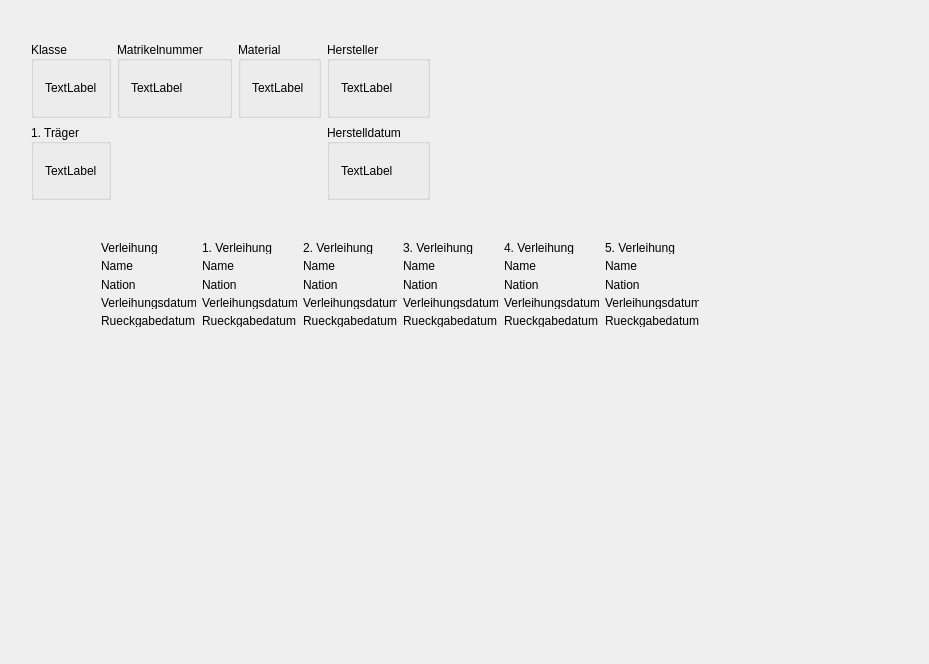
<?xml version="1.0" encoding="UTF-8"?>
<ui version="4.0">
 <class>InsignieDialogClass</class>
 <widget class="QDialog" name="InsignieDialogClass">
  <property name="geometry">
   <rect>
    <x>0</x>
    <y>0</y>
    <width>929</width>
    <height>664</height>
   </rect>
  </property>
  <property name="windowTitle">
   <string>InsignieDialog</string>
  </property>
  <widget class="QWidget" name="">
   <property name="geometry">
    <rect>
     <x>20</x>
     <y>30</y>
     <width>421</width>
     <height>181</height>
    </rect>
   </property>
   <layout class="QGridLayout" name="gridLayout_7">
    <item row="0" column="0">
     <widget class="QGroupBox" name="groupBox">
      <property name="title">
       <string>Klasse</string>
      </property>
      <property name="alignment">
       <set>Qt::AlignmentFlag::AlignLeading|Qt::AlignmentFlag::AlignLeft|Qt::AlignmentFlag::AlignVCenter</set>
      </property>
      <layout class="QGridLayout" name="gridLayout">
       <item row="0" column="0">
        <widget class="QLabel" name="label">
         <property name="text">
          <string>TextLabel</string>
         </property>
        </widget>
       </item>
      </layout>
     </widget>
    </item>
    <item row="0" column="1">
     <widget class="QGroupBox" name="groupBox_2">
      <property name="title">
       <string>Matrikelnummer</string>
      </property>
      <property name="alignment">
       <set>Qt::AlignmentFlag::AlignLeading|Qt::AlignmentFlag::AlignLeft|Qt::AlignmentFlag::AlignVCenter</set>
      </property>
      <layout class="QGridLayout" name="gridLayout_2">
       <item row="0" column="0">
        <widget class="QLabel" name="label_2">
         <property name="text">
          <string>TextLabel</string>
         </property>
        </widget>
       </item>
      </layout>
     </widget>
    </item>
    <item row="0" column="2">
     <widget class="QGroupBox" name="groupBox_3">
      <property name="title">
       <string>Material</string>
      </property>
      <property name="alignment">
       <set>Qt::AlignmentFlag::AlignLeading|Qt::AlignmentFlag::AlignLeft|Qt::AlignmentFlag::AlignVCenter</set>
      </property>
      <layout class="QGridLayout" name="gridLayout_3">
       <item row="0" column="0">
        <widget class="QLabel" name="label_3">
         <property name="text">
          <string>TextLabel</string>
         </property>
        </widget>
       </item>
      </layout>
     </widget>
    </item>
    <item row="0" column="3">
     <widget class="QGroupBox" name="groupBox_4">
      <property name="title">
       <string>Hersteller</string>
      </property>
      <property name="alignment">
       <set>Qt::AlignmentFlag::AlignLeading|Qt::AlignmentFlag::AlignLeft|Qt::AlignmentFlag::AlignVCenter</set>
      </property>
      <layout class="QGridLayout" name="gridLayout_4">
       <item row="0" column="0">
        <widget class="QLabel" name="label_4">
         <property name="text">
          <string>TextLabel</string>
         </property>
        </widget>
       </item>
      </layout>
     </widget>
    </item>
    <item row="1" column="0">
     <widget class="QGroupBox" name="groupBox_6">
      <property name="title">
       <string>1. Träger</string>
      </property>
      <property name="alignment">
       <set>Qt::AlignmentFlag::AlignLeading|Qt::AlignmentFlag::AlignLeft|Qt::AlignmentFlag::AlignVCenter</set>
      </property>
      <layout class="QGridLayout" name="gridLayout_6">
       <item row="0" column="0">
        <widget class="QLabel" name="label_6">
         <property name="text">
          <string>TextLabel</string>
         </property>
        </widget>
       </item>
      </layout>
     </widget>
    </item>
    <item row="1" column="1">
     <spacer name="horizontalSpacer">
      <property name="orientation">
       <enum>Qt::Orientation::Horizontal</enum>
      </property>
      <property name="sizeHint" stdset="0">
       <size>
        <width>40</width>
        <height>20</height>
       </size>
      </property>
     </spacer>
    </item>
    <item row="1" column="2">
     <spacer name="horizontalSpacer_2">
      <property name="orientation">
       <enum>Qt::Orientation::Horizontal</enum>
      </property>
      <property name="sizeHint" stdset="0">
       <size>
        <width>40</width>
        <height>20</height>
       </size>
      </property>
     </spacer>
    </item>
    <item row="1" column="3">
     <widget class="QGroupBox" name="groupBox_5">
      <property name="title">
       <string>Herstelldatum</string>
      </property>
      <property name="alignment">
       <set>Qt::AlignmentFlag::AlignLeading|Qt::AlignmentFlag::AlignLeft|Qt::AlignmentFlag::AlignVCenter</set>
      </property>
      <layout class="QGridLayout" name="gridLayout_5">
       <item row="0" column="0">
        <widget class="QLabel" name="label_5">
         <property name="text">
          <string>TextLabel</string>
         </property>
        </widget>
       </item>
      </layout>
     </widget>
    </item>
   </layout>
  </widget>
  <widget class="QWidget" name="">
   <property name="geometry">
    <rect>
     <x>90</x>
     <y>230</y>
     <width>620</width>
     <height>108</height>
    </rect>
   </property>
   <layout class="QHBoxLayout" name="horizontalLayout">
    <item>
     <layout class="QVBoxLayout" name="verticalLayout">
      <item>
       <widget class="QLabel" name="label_7">
        <property name="text">
         <string>Verleihung</string>
        </property>
       </widget>
      </item>
      <item>
       <widget class="QLabel" name="label_8">
        <property name="text">
         <string>Name</string>
        </property>
       </widget>
      </item>
      <item>
       <widget class="QLabel" name="label_9">
        <property name="text">
         <string>Nation</string>
        </property>
       </widget>
      </item>
      <item>
       <widget class="QLabel" name="label_10">
        <property name="text">
         <string>Verleihungsdatum</string>
        </property>
       </widget>
      </item>
      <item>
       <widget class="QLabel" name="label_11">
        <property name="text">
         <string>Rueckgabedatum</string>
        </property>
       </widget>
      </item>
     </layout>
    </item>
    <item>
     <layout class="QVBoxLayout" name="verticalLayout_2">
      <item>
       <widget class="QLabel" name="label_12">
        <property name="text">
         <string>1. Verleihung</string>
        </property>
       </widget>
      </item>
      <item>
       <widget class="QLabel" name="label_13">
        <property name="text">
         <string>Name</string>
        </property>
       </widget>
      </item>
      <item>
       <widget class="QLabel" name="label_14">
        <property name="text">
         <string>Nation</string>
        </property>
       </widget>
      </item>
      <item>
       <widget class="QLabel" name="label_15">
        <property name="text">
         <string>Verleihungsdatum</string>
        </property>
       </widget>
      </item>
      <item>
       <widget class="QLabel" name="label_16">
        <property name="text">
         <string>Rueckgabedatum</string>
        </property>
       </widget>
      </item>
     </layout>
    </item>
    <item>
     <layout class="QVBoxLayout" name="verticalLayout_3">
      <item>
       <widget class="QLabel" name="label_17">
        <property name="text">
         <string>2. Verleihung</string>
        </property>
       </widget>
      </item>
      <item>
       <widget class="QLabel" name="label_18">
        <property name="text">
         <string>Name</string>
        </property>
       </widget>
      </item>
      <item>
       <widget class="QLabel" name="label_19">
        <property name="text">
         <string>Nation</string>
        </property>
       </widget>
      </item>
      <item>
       <widget class="QLabel" name="label_20">
        <property name="text">
         <string>Verleihungsdatum</string>
        </property>
       </widget>
      </item>
      <item>
       <widget class="QLabel" name="label_21">
        <property name="text">
         <string>Rueckgabedatum</string>
        </property>
       </widget>
      </item>
     </layout>
    </item>
    <item>
     <layout class="QVBoxLayout" name="verticalLayout_4">
      <item>
       <widget class="QLabel" name="label_22">
        <property name="text">
         <string>3. Verleihung</string>
        </property>
       </widget>
      </item>
      <item>
       <widget class="QLabel" name="label_23">
        <property name="text">
         <string>Name</string>
        </property>
       </widget>
      </item>
      <item>
       <widget class="QLabel" name="label_24">
        <property name="text">
         <string>Nation</string>
        </property>
       </widget>
      </item>
      <item>
       <widget class="QLabel" name="label_25">
        <property name="text">
         <string>Verleihungsdatum</string>
        </property>
       </widget>
      </item>
      <item>
       <widget class="QLabel" name="label_26">
        <property name="text">
         <string>Rueckgabedatum</string>
        </property>
       </widget>
      </item>
     </layout>
    </item>
    <item>
     <layout class="QVBoxLayout" name="verticalLayout_5">
      <item>
       <widget class="QLabel" name="label_27">
        <property name="text">
         <string>4. Verleihung</string>
        </property>
       </widget>
      </item>
      <item>
       <widget class="QLabel" name="label_28">
        <property name="text">
         <string>Name</string>
        </property>
       </widget>
      </item>
      <item>
       <widget class="QLabel" name="label_29">
        <property name="text">
         <string>Nation</string>
        </property>
       </widget>
      </item>
      <item>
       <widget class="QLabel" name="label_30">
        <property name="text">
         <string>Verleihungsdatum</string>
        </property>
       </widget>
      </item>
      <item>
       <widget class="QLabel" name="label_31">
        <property name="text">
         <string>Rueckgabedatum</string>
        </property>
       </widget>
      </item>
     </layout>
    </item>
    <item>
     <layout class="QVBoxLayout" name="verticalLayout_6">
      <item>
       <widget class="QLabel" name="label_32">
        <property name="text">
         <string>5. Verleihung</string>
        </property>
       </widget>
      </item>
      <item>
       <widget class="QLabel" name="label_33">
        <property name="text">
         <string>Name</string>
        </property>
       </widget>
      </item>
      <item>
       <widget class="QLabel" name="label_34">
        <property name="text">
         <string>Nation</string>
        </property>
       </widget>
      </item>
      <item>
       <widget class="QLabel" name="label_35">
        <property name="text">
         <string>Verleihungsdatum</string>
        </property>
       </widget>
      </item>
      <item>
       <widget class="QLabel" name="label_36">
        <property name="text">
         <string>Rueckgabedatum</string>
        </property>
       </widget>
      </item>
     </layout>
    </item>
   </layout>
  </widget>
 </widget>
 <layoutdefault spacing="6" margin="11"/>
 <resources/>
 <connections/>
</ui>
